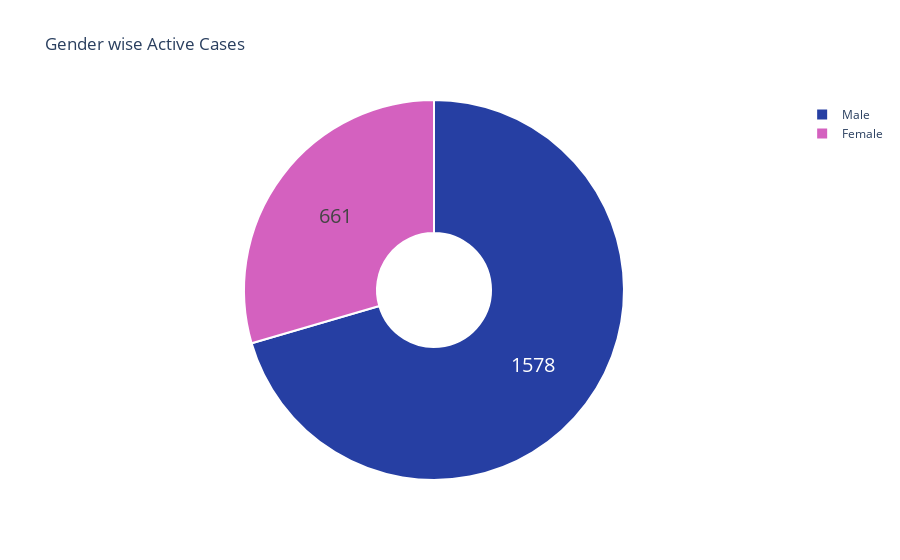

Notebook code cell kept with this figure:
### Code cell
tempa = patients[['current_status','gender']].dropna()
actv = tempa[tempa['current_status'] == 'Hospitalized']
a_f = len(actv[actv['gender'] == 'F'])
a_m = len(actv[actv['gender'] == 'M'])
fig = go.Figure(data=[go.Pie(labels=['Male','Female'],
                             values= [a_m,a_f],hole =.3)])
fig.update_traces(hoverinfo='label+percent', textinfo='value', textfont_size=20,
                  marker=dict(colors=['#263fa3', '#d461bf'], line=dict(color='#FFFFFF', width=2)))
fig.update_layout(title_text='Gender wise Active Cases',plot_bgcolor='rgb(275, 270, 273)')
fig.show()
1578
661

### Figure 1 — Plotly figure (JSON) as saved in the notebook; plotly's stock layout.template omitted (floating-point values rounded to 4 significant figures)
{"data": [{"hole": 0.3, "hoverinfo": "label+percent", "labels": ["Male", "Female"], "marker": {"colors": ["#263fa3", "#d461bf"], "line": {"color": "#FFFFFF", "width": 2}}, "textfont": {"size": 20}, "textinfo": "value", "type": "pie", "values": [1578, 661]}], "layout": {"plot_bgcolor": "rgb(275, 270, 273)", "title": {"text": "Gender wise Active Cases"}}}
